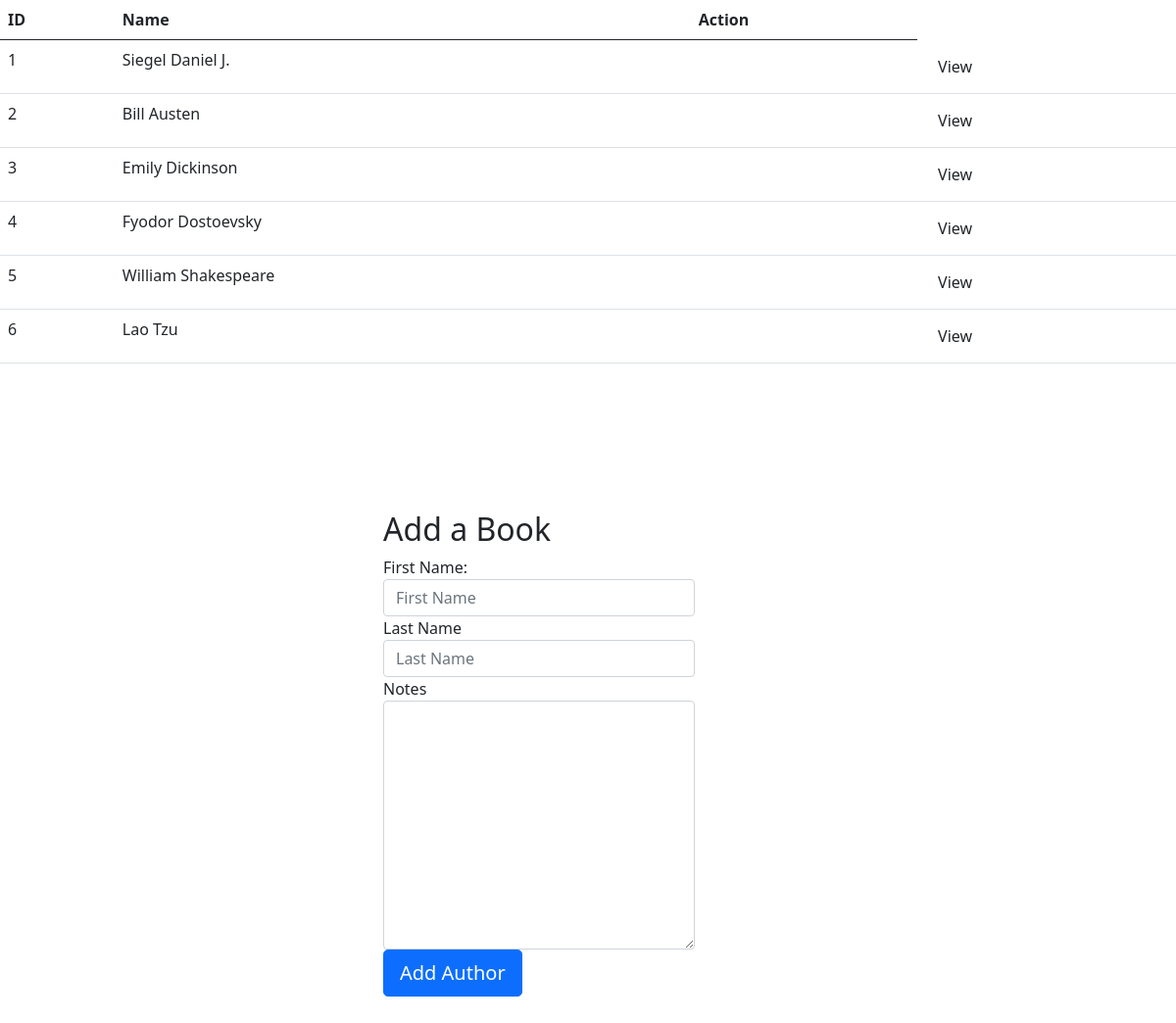
The app's page /authors with its own data.
### books_authors_app/models.py (models this page shows)
class Author(models.Model):
    first_name=models.CharField(max_length=45)
    last_name=models.CharField(max_length=45)
    notes=models.TextField()
    books=ManyToManyField(Book,related_name="authors")
    created_at=models.DateTimeField(auto_now_add=True)
    updated_at=models.DateTimeField(auto_now=True)

### books_authors_app/views.py (the view)
# urls.py: path('authors',views.authors),
def authors(request):
    context={'all_authors':Author.objects.all()}
    return render(request,'author.html',context)

### books_authors_app/templates/author.html (shortened to what this page needs)
<!DOCTYPE html>
<html lang="en">
<head>
    <link href="https://cdn.jsdelivr.net/npm/bootstrap@5.0.2/dist/css/bootstrap.min.css" rel="stylesheet">
    {% load static %}
    <link rel="stylesheet" href="{% static 'css/style.css' %}">
</head>
<body>
    <table class="table table-hover">
        <thead>
            <tr>
                <th scope="col">ID</th>
                <th scope="col">Name</th>
                <th scope="col">Action</th>
            </tr>
        </thead>
        <tbody>
            {% for author in all_authors %}
            <tr>
                <td>{{author.id}}</td>
                <td>{{author.first_name}} {{author.last_name}}</td>
                <td>{{author.notes}}</td>
                <td>
                    <a href="authors/{{author.id}}" type="submit" class="btn">View</a>
                </td>
            </tr>
            {% endfor %}
        </tbody>
    </table>
    <form action="/create" method="post">
        <div class="input_form">
            <div>
                <h2>Add a Book</h2>
                <label>First Name:</label><input type="text" class="form-control" name="first_name" placeholder="First Name" required="required">
                <label>Last Name</label><input type="text" class="form-control" name="last_name" placeholder="Last Name" required="required">
                <label>Notes</label><textarea name="notes" class="form-control" cols="30" rows="10"></textarea>
                <button type="submit" name="add_author" class="btn btn-primary btn-lg">Add Author</button>
            </div>
    </form>
</body>
</html>

### books_authors_app/static/css/style.css (style rules this page uses)
.input_form { width: 800px; margin: 150px; display: flex; justify-content: space-around; }

### records on screen
Author: id "1", first_name "Siegel", last_name "Daniel J."
Author: id "2", first_name "Bill", last_name "Austen"
Author: id "3", first_name "Emily", last_name "Dickinson"
Author: id "4", first_name "Fyodor", last_name "Dostoevsky"
Author: id "5", first_name "William", last_name "Shakespeare"
Author: id "6", first_name "Lao", last_name "Tzu"
